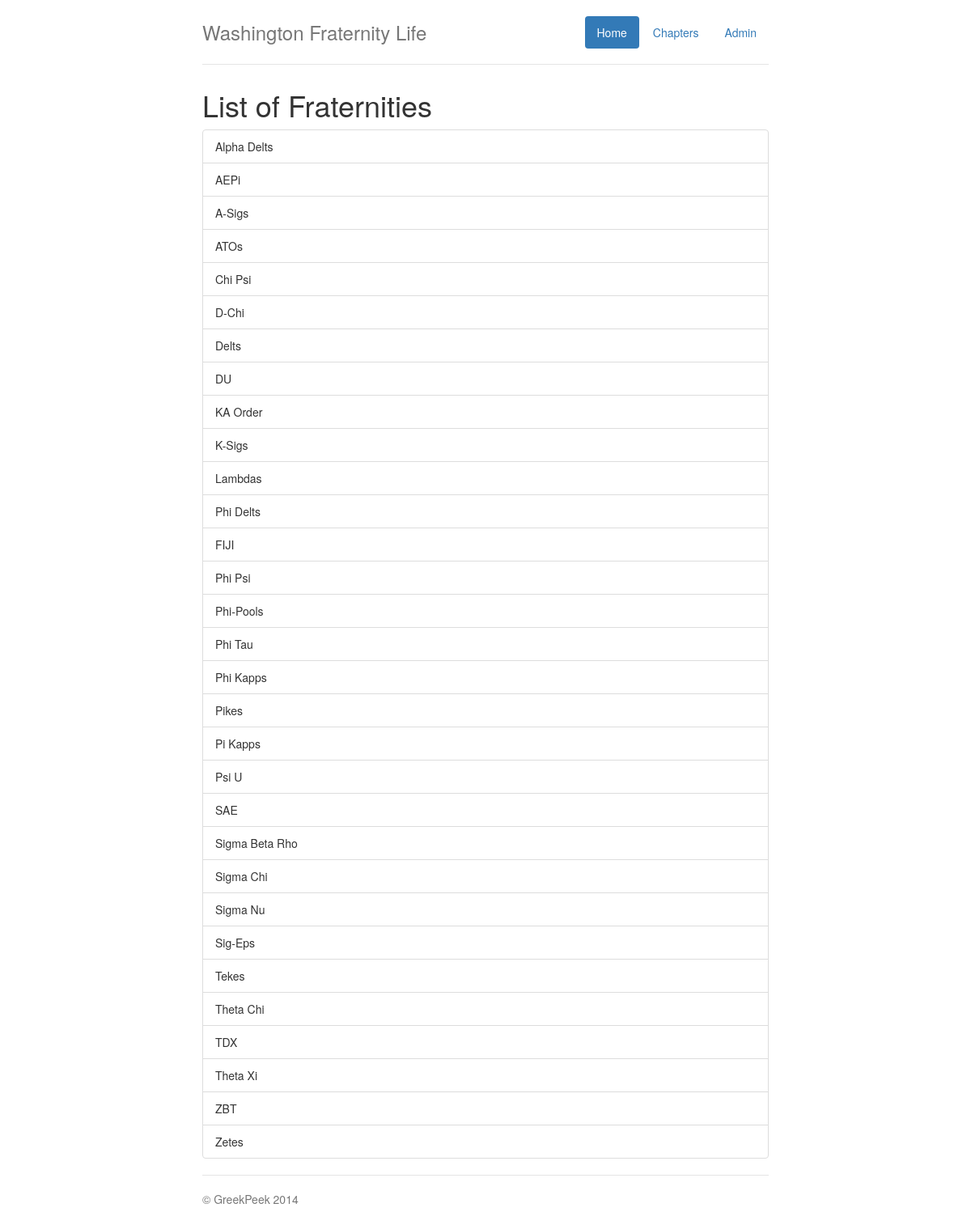
Screenshot of /chapters/ with the database file from the repository.
### chapters/models.py (models this page shows, shortened)
class Chapter(models.Model):
    name = models.CharField(max_length=200)
    nickName = models.CharField(max_length=50)
    size = models.IntegerField(default=0)
    bio = models.TextField()
    def __str__(self):
        return self.nickName

### chapters/views.py (the view)
class ChapterListView(ListView):
    model = Chapter
    template_name = 'chapters/index.html'
    context_object_name = 'chapters'

### chapters/templates/chapters/index.html
{% extends 'base.html' %}
{% block body %}
    <h1>List of Fraternities</h1>
        <ul class="list-group">
        {% for chapter in chapters %}
          <li class="list-group-item">{{ chapter }}</li>
        {% endfor %}
        </ul>
{% endblock body %}

### home/templates/base.html (shortened to what this page needs)
{% load staticfiles %}
<!DOCTYPE html>
<html lang="en">
  <head>
    <link href="{% static 'bootstrap/css/bootstrap.min.css' %}" rel="stylesheet">
    <link href="{% static 'home/css/jumbotron-narrow.css' %}" rel="stylesheet">
  </head>
  <body>
    {% block container %}
    <div class="container">
      <div class="header">
        <nav>
          <ul class="nav nav-pills pull-right">
            <li role="presentation" class="active"><a href="/">Home</a></li>
            <li role="presentation"><a href="{% url 'chapters:index' %}">Chapters</a></li>
            <li role="presentation"><a href="/admin">Admin</a></li>
          </ul>
        </nav>
        <h3 class="text-muted">Washington Fraternity Life</h3>
      </div>
      {% block body %}
      {% endblock body %}
      <footer class="footer">
        <p>&copy; GreekPeek 2014</p>
      </footer>
    </div>
    {% endblock container %}
  </body>
</html>

### home/static/home/css/jumbotron-narrow.css (style rules this page uses)
body { padding-top: 20px; padding-bottom: 20px; }
.header, .marketing, .footer { padding-right: 15px; padding-left: 15px; }
.header { border-bottom: 1px solid #e5e5e5; }
.header h3 { padding-bottom: 19px; margin-top: 0; margin-bottom: 0; line-height: 40px; }
.footer { padding-top: 19px; color: #777; border-top: 1px solid #e5e5e5; }
@media (min-width: 768px) { .container { max-width: 730px; } }
@media screen and (min-width: 768px) { .header, .marketing, .footer { padding-right: 0; padding-left: 0; } }
@media screen and (min-width: 768px) { .header { margin-bottom: 30px; } }

### rows the page displays
Chapter: nickName "Alpha Delts"
Chapter: nickName "AEPi"
Chapter: nickName "A-Sigs"
Chapter: nickName "ATOs"
Chapter: nickName "Chi Psi"
Chapter: nickName "D-Chi"
Chapter: nickName "Delts"
Chapter: nickName "DU"
Chapter: nickName "KA Order"
Chapter: nickName "K-Sigs"
Chapter: nickName "Lambdas"
Chapter: nickName "Phi Delts"
Chapter: nickName "FIJI"
Chapter: nickName "Phi Psi"
Chapter: nickName "Phi-Pools"
Chapter: nickName "Phi Tau"
Chapter: nickName "Phi Kapps"
Chapter: nickName "Pikes"
Chapter: nickName "Pi Kapps"
Chapter: nickName "Psi U"
Chapter: nickName "SAE"
Chapter: nickName "Sigma Beta Rho"
Chapter: nickName "Sigma Chi"
Chapter: nickName "Sigma Nu"
Chapter: nickName "Sig-Eps"
Chapter: nickName "Tekes"
Chapter: nickName "Theta Chi"
Chapter: nickName "TDX"
Chapter: nickName "Theta Xi"
Chapter: nickName "ZBT"
Chapter: nickName "Zetes"
